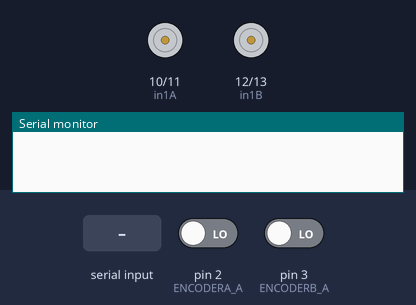
A sketch run on a simulated Arduino Uno, built with avr-gcc and run on an emulated ATmega328P. Shown: motor-driver pin pairs drawn as motors (green arrow = first pin HIGH = forward, orange = second pin HIGH = backward, longer = more drive, scaled by the enable pin), the last lines printed to the serial monitor. The inputs (shaded band) are chosen by the test bench; at power-on: pin 2 (ENCODERA_A) LOW, pin 3 (ENCODERB_A) LOW.

Above: at 1.2 s.
1.3 s: "F" received over the second serial link
At 2.3 s:
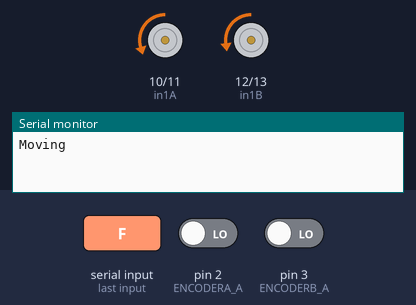
2.8 s: "B" received over the second serial link
At 5.7 s:
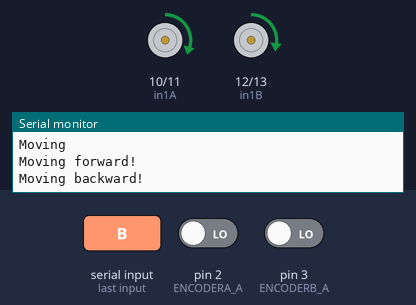
5.8 s: "L" received over the second serial link
At 8.1 s:
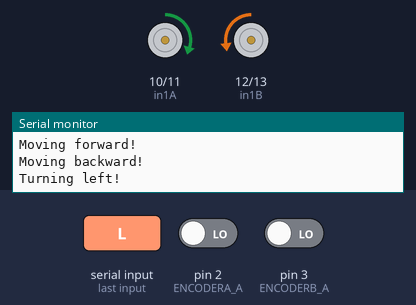
8.8 s: "R" received over the second serial link
At 9.6 s:
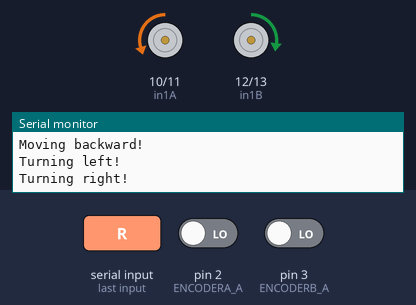
10.8 s: "S" received over the second serial link
At 12.4 s:
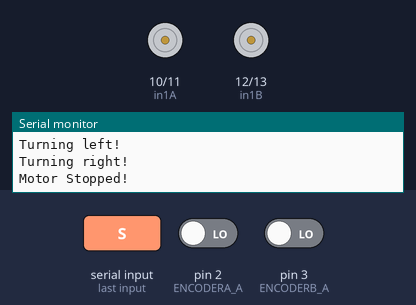
Timing chart, 0 to 13.9 s (numbered marks = the images above; inputs shaded):
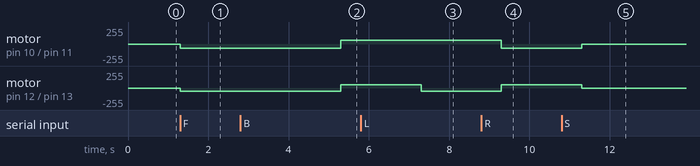

The sketch:

Milestone1_edited.ino
```cpp
#include <SoftwareSerial.h> // Software Serial for functions

// Connect motor controller pins to Arduino Digital Pins
//Motor 1
int enA = 6; // Placeholder, we can change these to whatever we want
int in1A = 10;
int in2A = 11;
//Motor 2
int enB = 5;
int in1B = 12;
int in2B = 13;

int set_speed_A = 60;
int set_speed_B = 50;

SoftwareSerial BT(9,8); //RX | TX


// ENCODER VARS
#define ENCODERA_A 2  // motor A encoder
#define ENCODERA_B 4

#define ENCODERB_A 3  // motor B encoder
#define ENCODERB_B 7

// Variables to store the number of encoder pulses for each motor
volatile long motA_count = 0;
volatile long motB_count = 0;

void setup() {
  // put your setup code here, to run once:
  Serial.println("Rover Power On!");
  Serial.begin(9600); //Initialize Serial Monitor
  BT.begin(9600); //Set baud rate for HC-05 Bluetooth conncection


  //set all motor control pins to outputs, encoder pins to inputs
  pinMode(enA, OUTPUT);
  pinMode(in1A, OUTPUT);
  pinMode(in2A, OUTPUT);

  pinMode(enB, OUTPUT);
  pinMode(in1B, OUTPUT);
  pinMode(in2B, OUTPUT);

  pinMode(ENCODERA_A, INPUT);
  pinMode(ENCODERB_A, INPUT);

  attachInterrupt(digitalPinToInterrupt(ENCODERA_A), EncoderEvent, CHANGE);
  attachInterrupt(digitalPinToInterrupt(ENCODERB_A), EncoderEvent, CHANGE);
}

void loop() {
  // put your main code here, to run repeatedly:

  if (BT.available()) { // Loop runs if BT connected

    char command = BT.read(); // Input Command using bluetooth connection
    StopMotor(); //Initialize with stationary car

    if (command == 'F') { //Forward
        MoveForward(); //NEED TO WRITE CODE FOR FORWARD COMMAND void forward
        Serial.println("Moving forward!");

    } else if (command == 'B') { // Backwards
      MoveBackward();
      Serial.println("Moving backward!"); //NEED TO WRITE CODE FOR BACKWARDS COMMAND void backward

    } else if (command == 'L') { // Turn Left
      TurnLeft();
      Serial.println("Turning left!");

    } else if (command == 'R') { //Turn Right
      TurnRight();
      Serial.println("Turning right!");

    } else if (command == 'S') { //Stop Motor
      StopMotor();
      Serial.println("Motor Stopped!");
    }
  delay(2000);
  }
}

void MoveForward()
{
// turn on motor in forward direction
//Motor A
  digitalWrite(in1A, LOW);
  digitalWrite(in2A, HIGH);
  // set speed to 200 out of possible range 0~255
  analogWrite(enA, set_speed_A);

  //Motor B
  digitalWrite(in1B, LOW);
  digitalWrite(in2B, HIGH);
  // set speed to 200 out of possible range 0~255
  analogWrite(enB, set_speed_B);
  Serial.println("Moving");

  delay(2000);
}

void MoveBackward() {
// turn on motor in forward direction
//Motor A
  digitalWrite(in1A, HIGH);
  digitalWrite(in2A, LOW);
// set speed to 200 out of possible range 0~255
  analogWrite(enA, set_speed_A);

//Motor B
  digitalWrite(in1B, HIGH);
  digitalWrite(in2B, LOW);
// set speed to 200 out of possible range 0~255
  analogWrite(enB, set_speed_B);

  //delay(2000);
}

void TurnRight() {
// turn on motor in forward direction
//Motor A
  digitalWrite(in1A, LOW);
  digitalWrite(in2A, HIGH);
// set speed to 200 out of possible range 0~255
  analogWrite(enA, set_speed_A);

//Motor B
  digitalWrite(in1B, HIGH);
  digitalWrite(in2B, LOW);
// set speed to 200 out of possible range 0~255
  analogWrite(enB, set_speed_B);

  //delay(2000);
}

void TurnLeft(){
// turn on motor in forward direction
//Motor A
  digitalWrite(in1A, HIGH);
  digitalWrite(in2A, LOW);
// set speed to 200 out of possible range 0~255
  analogWrite(enA, set_speed_A);

//Motor B
  digitalWrite(in1B, LOW);
  digitalWrite(in2B, HIGH);
// set speed to 200 out of possible range 0~255
  analogWrite(enB, set_speed_B);

  //delay(2000);
}
void StopMotor() {
// turn on motor in forward direction
//Motor A
  digitalWrite(in1A, HIGH);
  digitalWrite(in2A, LOW);
// set speed to 200 out of possible range 0~255
  analogWrite(enA, 0);

//Motor B
  digitalWrite(in1B, HIGH);
  digitalWrite(in2B, LOW);
// set speed to 200 out of possible range 0~255
  analogWrite(enB, 0);

  //delay(2000);
}

// ENCODER EVENT FOR INTERRUPT CALL
void EncoderEvent() {
  // MOTOR A
  if (digitalRead(ENCODERA_A) == HIGH) {
    if (digitalRead(ENCODERA_B) == LOW) {
      motA_count++;
    }
    else {
      motA_count--;
    }
  }

  else {
    if (digitalRead(ENCODERA_B) == LOW) {
      motA_count--;
    }
    else {
      motA_count++;
    }
  }
  Serial.println(motA_count);

  // MOTOR B
  if (digitalRead(ENCODERB_A) == HIGH) {
    if (digitalRead(ENCODERB_B) == LOW) {
      motB_count++;
    }
    else {
      motB_count--;
    }
  }

  else {
    if (digitalRead(ENCODERB_B) == LOW) {
      motB_count--;
    }
    else {
      motB_count++;
    }
  }
  BT.println(motB_count);

}
```

Measured:
- after the input at 1.3 s, motor on pin 10 (in1A) / pin 11 (in2A): stopped → backward 60/255 at once; motor on pin 12 (in1B) / pin 13 (in2B): stopped → backward 50/255 at once
- after the input at 2.8 s, motor on pin 10 (in1A) / pin 11 (in2A): backward 60/255 → forward 60/255 after 2.5 s; motor on pin 12 (in1B) / pin 13 (in2B): backward 50/255 → forward 50/255 after 2.5 s
- after the input at 5.8 s, motor on pin 12 (in1B) / pin 13 (in2B): forward 50/255 → backward 50/255 after 1.5 s
- after the input at 8.8 s, motor on pin 10 (in1A) / pin 11 (in2A): forward 60/255 → backward 60/255 after 0.50 s; motor on pin 12 (in1B) / pin 13 (in2B): backward 50/255 → forward 50/255 after 0.50 s
- after the input at 10.8 s, motor on pin 10 (in1A) / pin 11 (in2A): backward 60/255 → stopped after 0.50 s; motor on pin 12 (in1B) / pin 13 (in2B): forward 50/255 → stopped after 0.50 s
